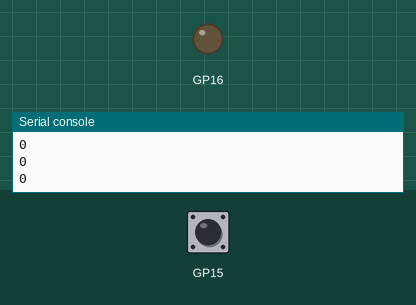
The program below on a simulated Raspberry Pi Pico running MicroPython. On the bench: output pins drawn as LEDs (lit = HIGH), the last lines printed to the serial console. Inputs (shaded band) come from the test bench; at power-on: GP15 LOW.

Above: at 1.2 s.
1.3 s: GP15 pulled HIGH for 0.15 s
At 1.37 s:
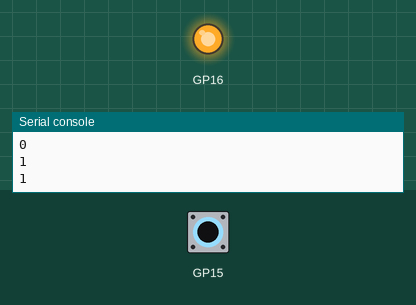
2.9 s: GP15 pulled HIGH for 3.2 s
At 7.0 s:
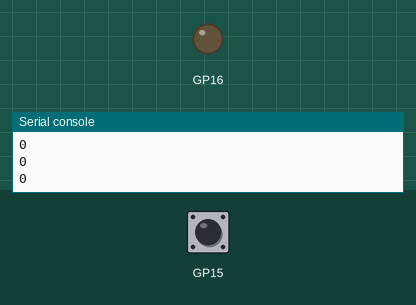
Timing chart, 0 to 8.5 s (numbered marks = the images above; inputs shaded):
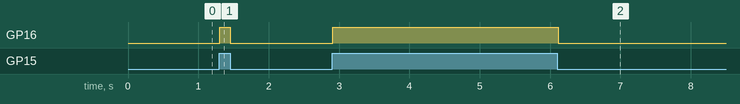

The program:

button_and_led_efficient.py
```python
from machine import Pin
import time

button = Pin(15, Pin.IN, Pin.PULL_DOWN)     # set up pin 15 as an input with a pull-down resistor

led = Pin(16, Pin.OUT)   # set up pin 16 connected to the LED as an output

while True:
	b_state = button.value()

	if b_state == 1:
		led.value(1)    # if the button is pressed, then turn on the LED

	else:
		led.value(0)    # if its not pressed, then turn the LED off

	print (b_state)
    time.sleep(0.05)
```

Measured:
- after the input at 1.3 s, GP16: LOW → HIGH at once, → LOW 0.15 s later
- after the input at 2.9 s, GP16: LOW → HIGH at once, → LOW 3.2 s later
